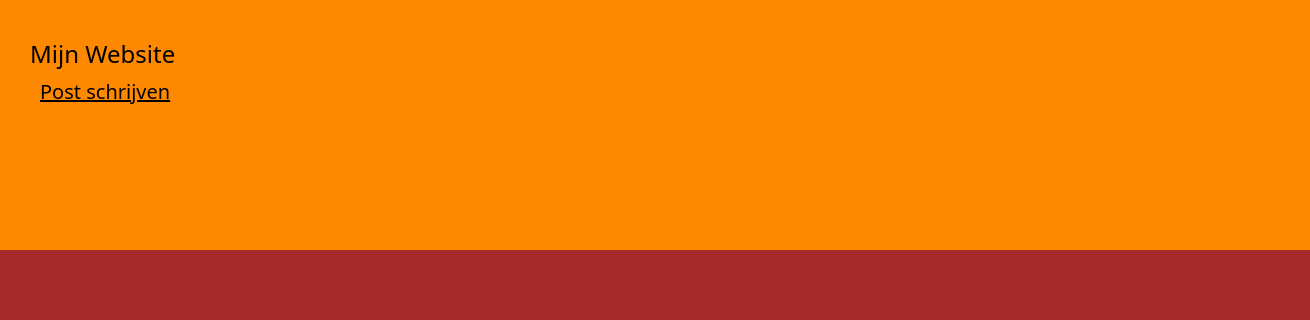
The app's page /, older data.
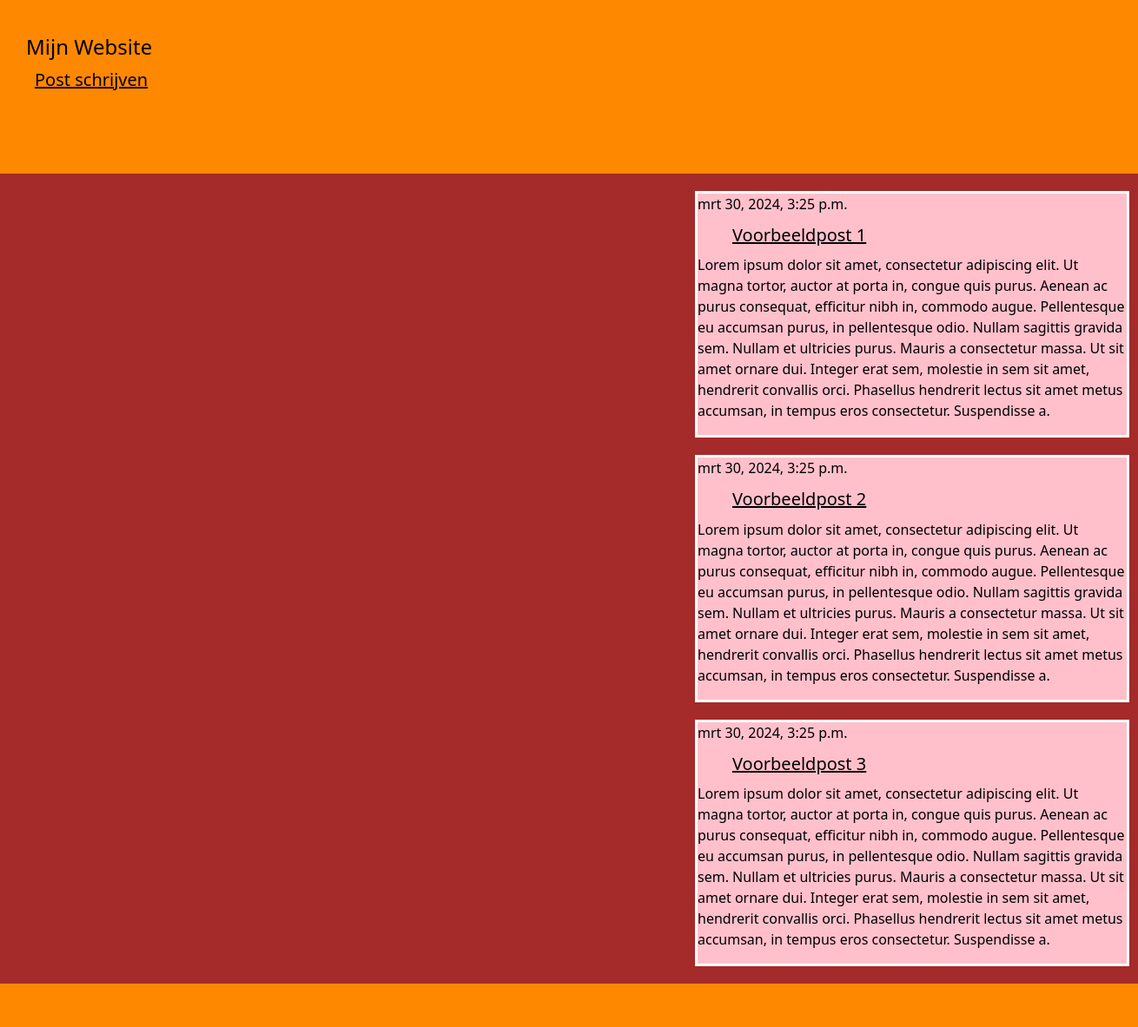
The same page, newer data.
### blog/models.py (models this page shows)
class Post(models.Model):
    author = models.ForeignKey(settings.AUTH_USER_MODEL, on_delete=models.CASCADE)
    title = models.CharField(max_length=200)
    text = models.TextField()
    created_date = models.DateTimeField(default=timezone.now)
    published_date = models.DateTimeField(blank=True, null=True)

### blog/views.py (the view)
# urls.py: path('', views.post_list, name='post_list'),
def post_list(request):
    posts = Post.objects.filter(published_date__lte=timezone.now()).order_by('published_date')
    return render(request, 'blog/post_list.html', {'posts': posts})

### blog/templates/blog/post_list.html
    {% extends 'blog/base.html' %}
    {% block inhoud %}
        {% for post in posts %}
            <article class="post">
                <time class="date">
                    {{ post.published_date }}
                </time>
                <h2><a href="{% url 'post_inhoud' pk=post.pk %}">{{ post.title }}</a></h2>
                <p>{{ post.text|linebreaksbr }}</p>
            </article>
        {% endfor %}
    {% endblock %}

Row changes from the older to the newer data that the page shows:
added Post: published_date "mrt 30, 2024, 3:25 p.m.", title "Voorbeeldpost 1", text "Lorem ipsum dolor sit amet, consectetur adipiscing elit. Ut magna tortor, auctor at porta in, congue quis purus. Aenean ac purus consequat, efficitur nibh in, commodo augue. Pellentesque eu accumsan purus, in pellentesque odio. Nullam sagittis gravida sem. Nullam et ultricies purus. Mauris a consectetur massa. Ut sit amet ornare dui. Integer erat sem, molestie in sem sit amet, hendrerit convallis orci. Phasellus hendrerit lectus sit amet metus accumsan, in tempus eros consectetur. Suspendisse a."
added Post: published_date "mrt 30, 2024, 3:25 p.m.", title "Voorbeeldpost 2", text "Lorem ipsum dolor sit amet, consectetur adipiscing elit. Ut magna tortor, auctor at porta in, congue quis purus. Aenean ac purus consequat, efficitur nibh in, commodo augue. Pellentesque eu accumsan purus, in pellentesque odio. Nullam sagittis gravida sem. Nullam et ultricies purus. Mauris a consectetur massa. Ut sit amet ornare dui. Integer erat sem, molestie in sem sit amet, hendrerit convallis orci. Phasellus hendrerit lectus sit amet metus accumsan, in tempus eros consectetur. Suspendisse a."
added Post: published_date "mrt 30, 2024, 3:25 p.m.", title "Voorbeeldpost 3", text "Lorem ipsum dolor sit amet, consectetur adipiscing elit. Ut magna tortor, auctor at porta in, congue quis purus. Aenean ac purus consequat, efficitur nibh in, commodo augue. Pellentesque eu accumsan purus, in pellentesque odio. Nullam sagittis gravida sem. Nullam et ultricies purus. Mauris a consectetur massa. Ut sit amet ornare dui. Integer erat sem, molestie in sem sit amet, hendrerit convallis orci. Phasellus hendrerit lectus sit amet metus accumsan, in tempus eros consectetur. Suspendisse a."
